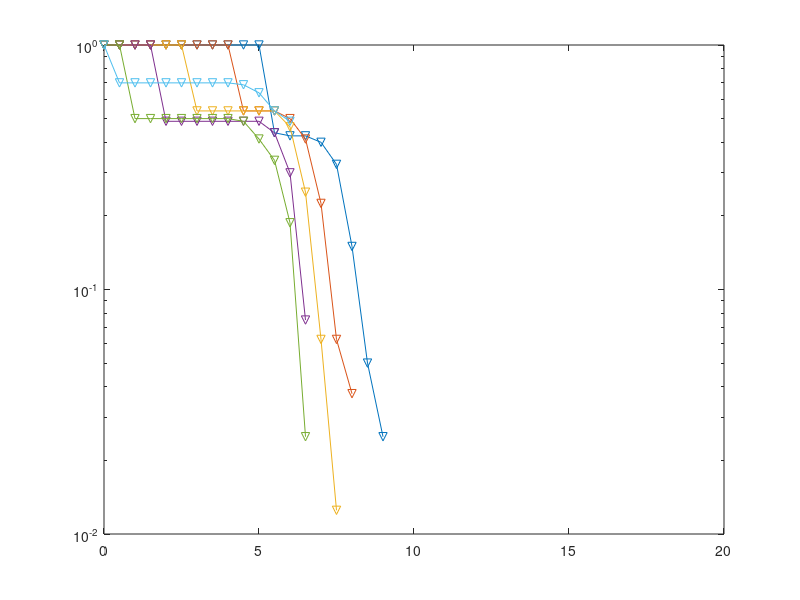
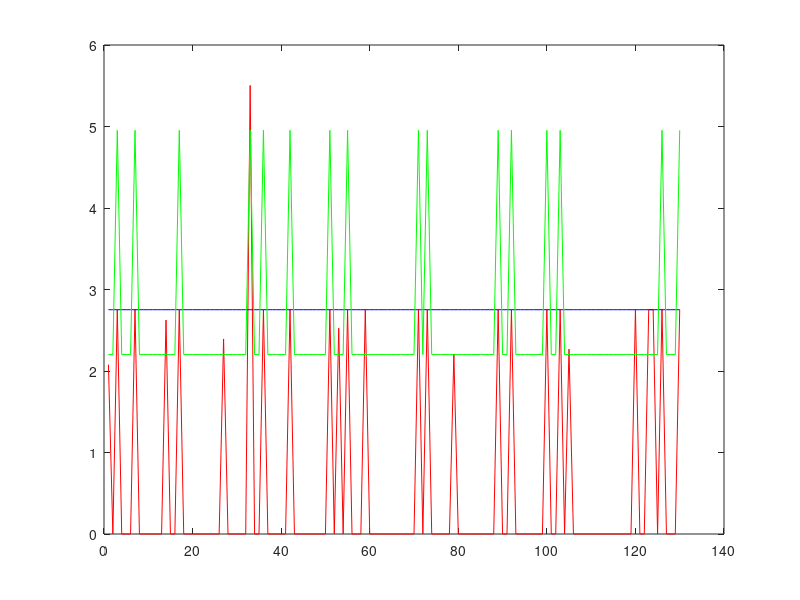
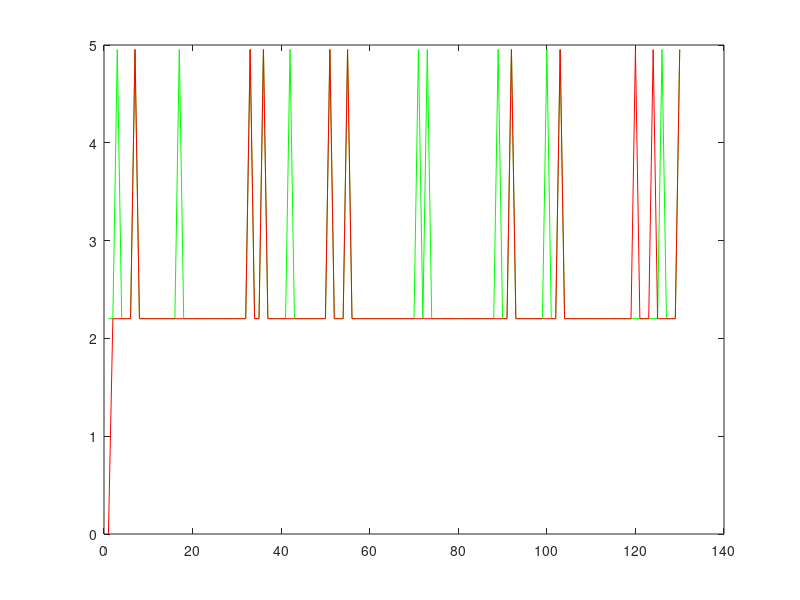
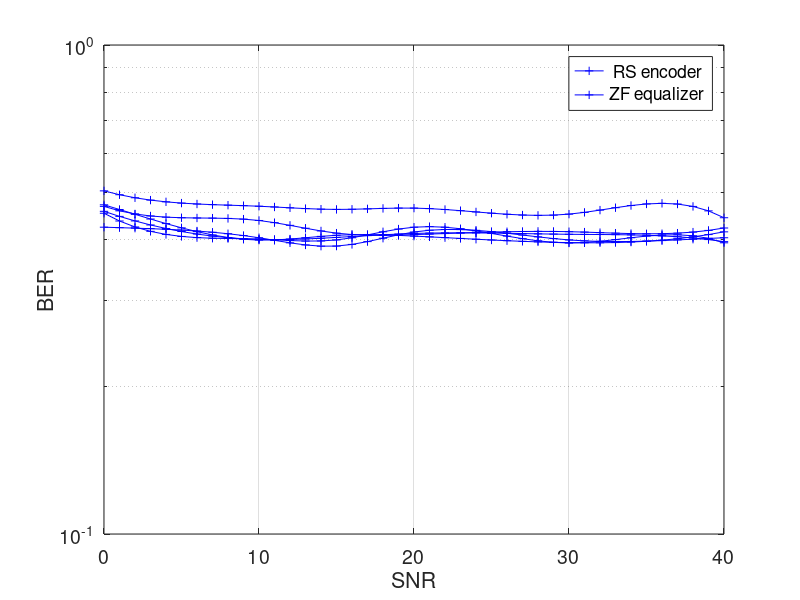

Source code (MATLAB) for these figures, in order:
clc
clear
close all

SNR= [0  5  10 15  20 30 35 40];
loop=10
N=128;
N_t=130;
sishma=0.2752;
M_qam=16;
M_PPM=4;
N_sub=N/4;

I_H=20*sishma;
% I_L=0;
% I_ON=0.75*I_H; % 50% percent
% I_OFF=0.25*I_H; % 50% percent
% I_m=(I_ON+I_OFF)/2;
% %% 
% lambda_l=(I_OFF-I_L)/sishma;
% lambda_h=(I_m-I_OFF)/sishma;
% lambda_l=(I_ON-I_m)/sishma;
% lambda_h=(I_H-I_ON)/sishma;
% % lambda_l=10;
% lambda_h=10;
%% 
tau=M_PPM/N_sub;
Count_location=nchoosek([1:N_sub],M_PPM);
%  can we optimize N_sub and M_PPM ??
b_MPPM=floor(log2(length(Count_location))); %% bit in MPPM 
M_location=Count_location(1:2^b_MPPM,:);
b_dco=(N/2)*log2(M_qam); %%  bit in dco
% 
% Gb=1;
% Ptx=(sishma*lambda_l);
% K=(1-qfunc(lambda_l))-qfunc(lambda_h);



gamma_index=0;
for gamma=0.65:0.05:0.9
gamma_index=gamma_index+1;
PP_index=0;
PP_vect=0;
I_L=0;
I_ON=gamma*I_H; % % percent
I_OFF=(gamma-0.5)*I_H; % % percent
I_m=(I_H)/2;
%% 
lambda_l=(I_OFF-I_L)/sishma;
lambda_h=(I_m-I_OFF)/sishma;
lambda_l=(I_ON-I_m)/sishma;
lambda_h=(I_H-I_ON)/sishma;
low_vect(gamma_index)=lambda_l;
high_vect(gamma_index)=lambda_h;
p_1=(sishma^2)*(((lambda_l^2)*qfunc(lambda_l))+((lambda_h^2)*qfunc(lambda_h)));
p_2=(sishma^2)*(1/sqrt(2*pi))*(-((exp(-(lambda_l^2)/2))*lambda_l)-((exp(-(lambda_h^2)/2))*lambda_h));
p_3=(sishma^2)*(1-qfunc(lambda_l)-qfunc(lambda_h));

mean_clipped=(sishma)*(((1/sqrt(2*pi))*((exp(-(lambda_l^2)/2))-(exp(-(lambda_h^2)/2))))-lambda_l*(qfunc(lambda_l))+lambda_h*qfunc(lambda_h))
sq_clipped=p_1+p_2+p_3;
sishma_clipped=sqrt(sq_clipped);
for a=1:size(SNR,2)
    sumerr=0;
     bc_1=b_MPPM*(N/N_sub);
     bc_2=b_dco; 
     snr_p=SNR(a);
     snr_li=sqrt(10^(snr_p/10));
     E_n=SNR(a)-0;
     E_n_lin=10^(E_n/10);
     E_MPPM_DCO=sishma_clipped^2+ ((tau*(I_ON^2))+((1-tau)*(I_OFF^2)));
     Power_VECTOR(gamma_index)=E_MPPM_DCO;
     stadeviation_n_1=sqrt((1/(log2(M_qam)))*(E_MPPM_DCO/E_n_lin));
     I_mppm=I_OFF*ones(1,N_t);
%      I_mppm(1)=0;
%      I_mppm(N_t/2)=0;
     out_en=zeros(1,N_t);
     xe_dco=zeros(1,N_t);
     xe_mppm_dis=zeros(1,N_t);
     xe_mppm=zeros(1,N_t);
     thr_l=sishma*lambda_l;
     thr_h=sishma*lambda_h;
     cnt=0;
     for jj=1:loop
         I_mppm=I_OFF*ones(1,N_t);
%      I_mppm(1)=0;
%      I_mppm(N_t/2)=0;
         out_en=zeros(1,N_t);
         xe_dco=zeros(1,N_t);
         xe_mppm_dis=zeros(1,N_t);
         xe_mppm=zeros(1,N_t);
         b_1=randi([0 1],bc_1,1);
         b_2=randi([0 1],bc_2,1);
%   MPPM modulation       
         smppm_1=bi2de(b_1(1:b_MPPM)')+1;
         loc_ON_1=M_location(smppm_1,:)+1;
%          1
         smppm_2=bi2de(b_1(b_MPPM+1:2*b_MPPM)')+1;
         loc_ON_2=M_location(smppm_2,:)+33;
%          2
         smppm_3=bi2de(b_1(2*b_MPPM+1:3*b_MPPM)')+1;
         loc_ON_3=M_location(smppm_3,:)+66;
%          3
         smppm_4=bi2de(b_1(3*b_MPPM+1:4*b_MPPM)')+1;
         loc_ON_4=M_location(smppm_4,:)+98;
%          4
         ON_vect_Mppm=[loc_ON_1 loc_ON_2 loc_ON_3 loc_ON_4];
%  DCO modulation
         dco_data=bi2de(reshape(b_2',log2(M_qam),N/2)');
         in=qammod(dco_data,M_qam);
         out_en(2:N_t/2) =in;
         out_en(1)=0;
         out_en(N_t/2+1)=0;
         I_mppm(ON_vect_Mppm)=I_ON;
         for i=N_t/2+1:N_t
             out_en(i)=conj(out_en(N_t+2-i));
         end
         g=ifft(out_en);
         g_c=zeros(1,size(g,2));
         g_c=g;
         for iw=1:size(g,2)
             if(g(iw)<=-thr_l)
                 g_c(iw)=-thr_l;
                 cnt=cnt+1;
             end
         end
         for iw=1:size(g,2)
             if(g(iw)>=thr_h)
                 g_c(iw)=thr_h;
                 cnt=cnt+1;
             end
         end
         I_dco_t=g_c;
         I_t=I_dco_t+I_mppm;
         PP_index=PP_index+1;
         PP_vect(PP_index)=max(I_t);
         noise_code=normrnd(0,stadeviation_n_1,[1 N_t]);
%          noise_code=0;
         re_out=I_t+noise_code;
%          re_out(1)=0;
%          re_out(N_t)=0;
         xe_dco(1)=re_out(1)-I_OFF;
         for j=2:N_t
             if(re_out(j)>= I_m)
                 xe_dco(j)=re_out(j)-I_ON;
                 xe_mppm(j)=I_ON;
                 xe_mppm_dis(j)=abs(I_ON-re_out(j));
             else
                 xe_dco(j)=re_out(j)-I_OFF;
                 xe_mppm(j)=I_OFF;
                 xe_mppm_dis(j)=abs(I_ON-re_out(j));
%                   can we detect in a better way? like by comparing to I_OFF 
             end
         end
         Ie_t=xe_dco+xe_mppm;
%          MPPM Estimation
         P_1=xe_mppm_dis(2:N_sub+1);
         P_2=xe_mppm_dis(N_sub+2:N_sub*2+1);
         P_3=xe_mppm_dis(2*N_sub+3:3*N_sub+2);
         P_4=xe_mppm_dis(3*N_sub+3:4*N_sub+2);
         L1=sort(P_1);
         L2=sort(P_2);
         L3=sort(P_3);
         L4=sort(P_4);
         vec1=find(P_1==L1(1) | P_1==L1(2) | P_1==L1(3)| P_1==L1(4));
%          if( (vec1(1)>= 15) | ((vec1(1)== 14)&(vec1(2)> 21)))
%              vec1(1)=13;
%          end
         vec2=find(P_2==L2(1) | P_2==L2(2) | P_2==L2(3)| P_2==L2(4));
%          if( (vec2(1)>= 15) | ((vec2(1)== 14)&(vec2(2)> 21)))
%              vec2(1)=13;
%          end
         vec3=find(P_3==L3(1) | P_3==L3(2) | P_3==L3(3)| P_3==L3(4));
%          if( (vec3(1)>= 15) | ((vec3(1)== 14)&(vec3(2)> 21)))
%              vec3(1)=13;
%          end
         vec4=find(P_4==L4(1) | P_4==L4(2) | P_4==L4(3)| P_4==L4(4));
%          if( (vec4(1)>= 15) | ((vec4(1)== 14)&(vec4(2)> 21)))
%              vec4(1)=13;
%          end
         ext_bit_1=de2bi((find(Count_location(:,1)==vec1(1) & Count_location(:,2)==vec1(2)& Count_location(:,3)==vec1(3)& Count_location(:,4)==vec1(4)))-1,b_MPPM+1);
         ext_bit_2=de2bi((find(Count_location(:,1)==vec2(1) & Count_location(:,2)==vec2(2)& Count_location(:,3)==vec2(3)& Count_location(:,4)==vec2(4)))-1,b_MPPM+1);
         ext_bit_3=de2bi((find(Count_location(:,1)==vec3(1) & Count_location(:,2)==vec3(2)& Count_location(:,3)==vec3(3)& Count_location(:,4)==vec3(4)))-1,b_MPPM+1);
         ext_bit_4=de2bi((find(Count_location(:,1)==vec4(1) & Count_location(:,2)==vec4(2)& Count_location(:,3)==vec4(3)& Count_location(:,4)==vec4(4)))-1,b_MPPM+1);
         ext_bit_total=[ext_bit_1(1:b_MPPM)  ext_bit_2(1:b_MPPM)  ext_bit_3(1:b_MPPM)  ext_bit_4(1:b_MPPM) ];
%    DCO Estimation      
         out_fft_dco=fft(xe_dco);
         out_dco=out_fft_dco(2:N_t/2);
         f_out_dco=qamdemod(out_dco,M_qam);
         bit_out_dco=de2bi(f_out_dco);
         reshaped_bit_dco=reshape(bit_out_dco',N/2*log2(M_qam),1);
         [ber_2]=biterr(b_2,reshaped_bit_dco);

         [ber_1]=biterr(b_1,ext_bit_total');
%          if(ber_1 ~= 0)
%              ber_1
%              [vec1 vec2 vec3 vec4]
%              [loc_ON_1-1 loc_ON_2-33 loc_ON_3-66 loc_ON_4-98]
%          end
         sumerr=sumerr + ber_1 +ber_2;
     end
     cnt
     err_rate(a,gamma_index)=sumerr/(loop*(bc_1+bc_2));
end
PAPR_vect=(PP_vect.^2)/E_MPPM_DCO;
PAPR_vect_dB=10*log10(PAPR_vect);
length_PAPR_vect=length(PAPR_vect_dB);
in_dB=0;

for dB=0:0.5:15
    in_dB=in_dB+1;
    PAPR_CCDF(in_dB,gamma_index)=(length(find(PAPR_vect_dB > dB)))/length_PAPR_vect;
end   
end


figure
semilogy([0:0.5:15],PAPR_CCDF,'v-')
figure
plot(I_t,'r');hold on ;plot( I_m*ones(1,length(I_t)),'b');hold on;plot(I_mppm,'g')
% ;hold on;plot(Ie_t,'b');hold on;plot(I_dco_t,'k');hold on;
figure
plot(I_mppm,'g');hold on;plot(xe_mppm,'r')
% ;hold on;plot(xe_dco,'c')
% plot(xe_dco-I_dco_t,'r')
% xe_dco-I_dco_t
err_rate
%% coded 
xtime_c=SNR;
% err_rated=err_rate(1:5);
xx_c=[xtime_c(1):1:xtime_c(end)];
er_rate_lin=(log10(err_rate));
er_rate_inp=interp1(xtime_c,er_rate_lin,xx_c,'spline');
err_rate_in=10.^er_rate_inp;
figure
semilogy(xx_c,err_rate_in,'b+-')
xlabel('SNR','fontsize',14)
ylabel('BER','fontsize',14)
legend(' RS encoder','ZF equalizer')
set(gca,'fontsize',14)
grid on
% xlabel('SNR','fontsize',14)
% ylabel('BER','fontsize',14)
% legend(' RS encoder','ZF equalizer')
% set(gca,'fontsize',14)
% grid on

% % % 